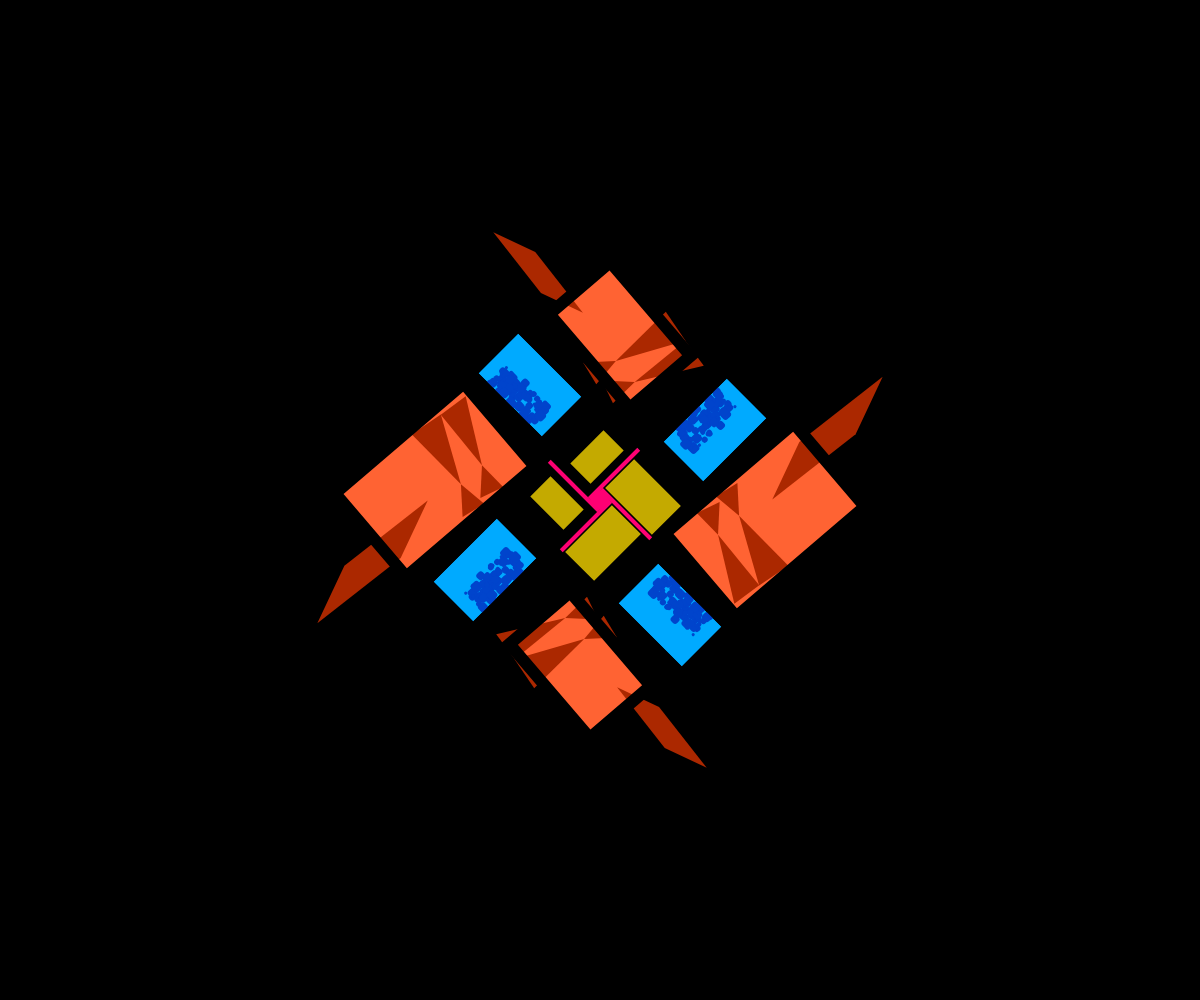
Frame 1 (no input)
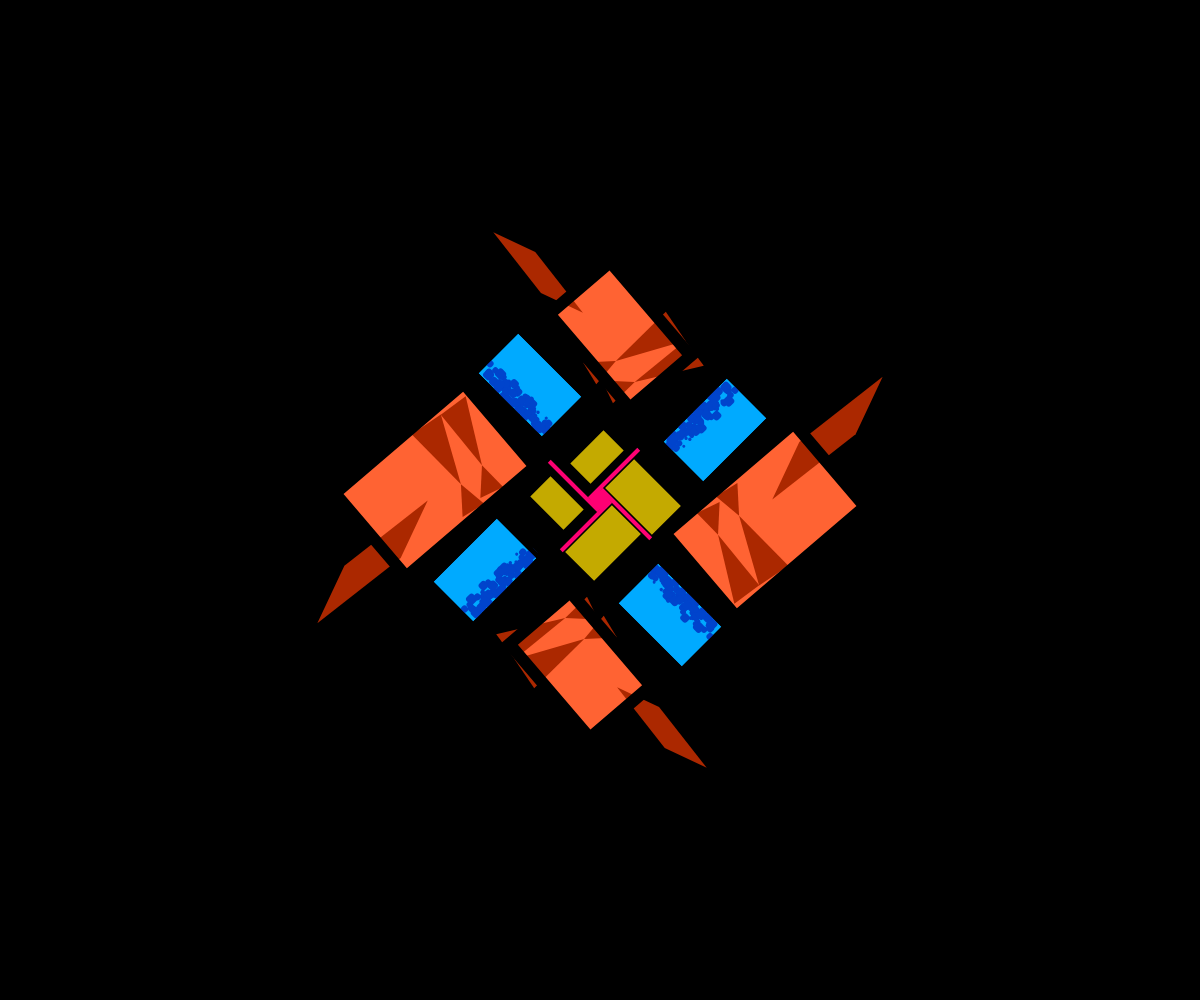
Frame 60 (no input)
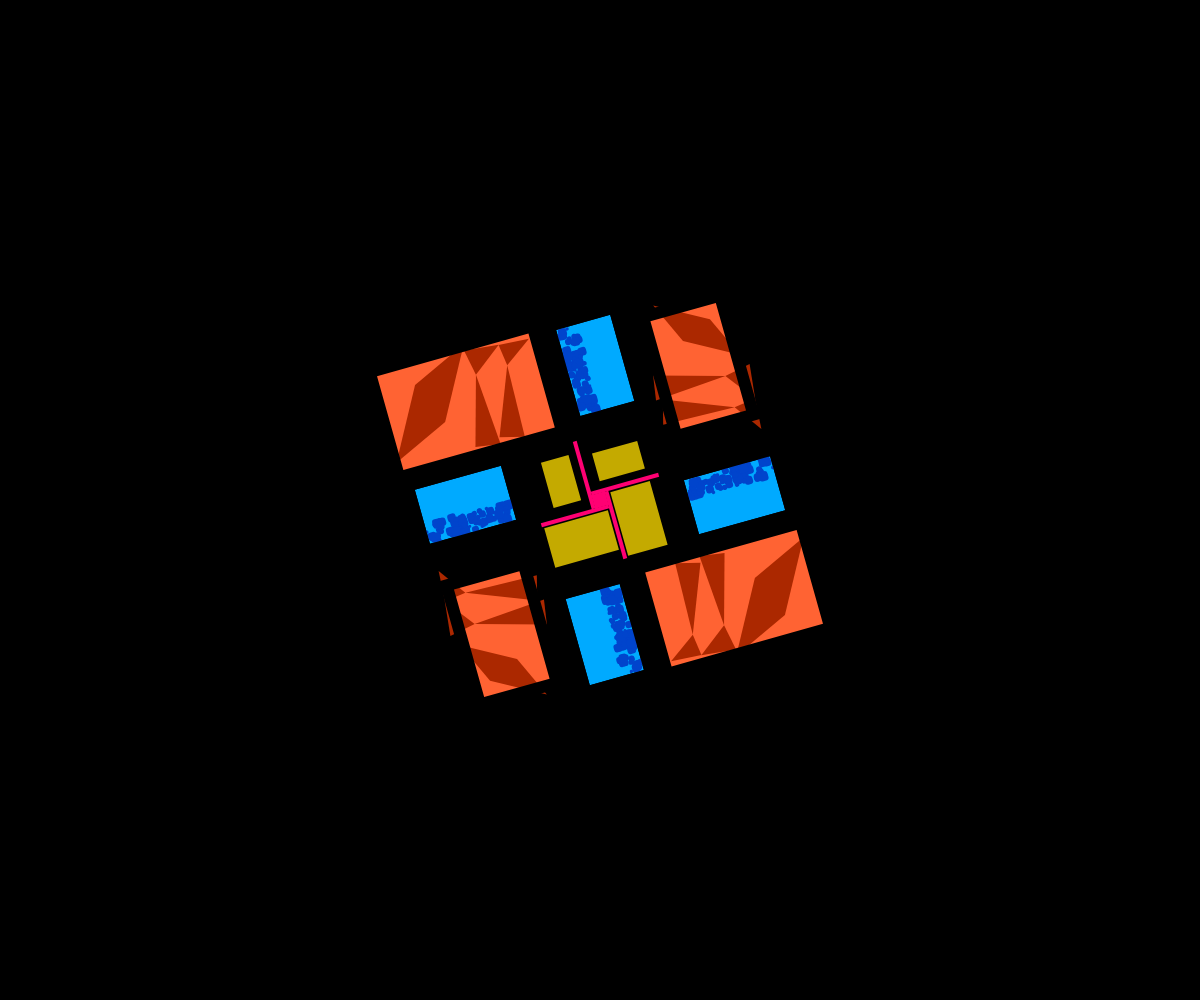
Frame 120 (the mouse pressed at the canvas centre since frame 60)

The p5.js sketch that drew these frames (run headless with seeded random() and noise() and a simulated clock; from frame 60 on, the mouse is pressed at the canvas centre):

// p5.js sketch
// ── sketch.js
var sizo1, sizo2, sizo3;
var qteDeRectRandom;
var c;
var rectRandom1, rectRandom2, rectRandom3, rectRandom4;
var randWhenReleased1, randWhenReleased2, randWhenReleased3, randWhenReleased4, randWhenReleased5, randWhenReleased6, randWhenReleased7, randWhenReleased8;
var rectGros1;
var rectGros2;
var rectGros3;
var rectGros4;

var rectMoyen1;
var rectMoyen1Stroke;
var rectMoyen2;
var rectMoyen2Stroke;
var rectMoyen3;
var rectMoyen3Stroke;
var rectMoyen4;
var rectMoyen4Stroke;

var rectPetit1;
var rectPetit2;
var rectPetit3;
var rectPetit4;

var rectRose1;
var rectRose2;
var rectRose3;
var rectRose4;

var ecartMouseXWhenClick;
var ecartMouseYWhenClick;
var mouseXWhenClick;
var mouseYWhenClick;

var xTri;
var yTri;

var bgColor;
var momentClick;
var strokeColor;

var textureBleueFoncee = [];
var newClick;

var changeMomentClick;
var distSourisMid;

function setup() {
  createCanvas(windowWidth, windowHeight);
  colorMode(HSB);
  angleMode(RADIANS);
  rectMode(CENTER);

  sizo1 = random(0.7, 1.3);
  sizo2 = random(0.7, 1.3);
  sizo3 = random(0.5, 2);

  newClick = true;
  randWhenReleased1 = 0;
  randWhenReleased2 = 0;
  randWhenReleased3 = 0;
  randWhenReleased4 = 0;
  randWhenReleased5 = 0;
  randWhenReleased6 = 0;
  randWhenReleased7 = 0;
  randWhenReleased8 = 0;


  rectGros1 = new RectOP();
  rectGros2 = new RectOP();
  rectGros3 = new RectOP();
  rectGros4 = new RectOP();

  rectMoyen1 = new RectBleu();
  rectMoyen1Stroke = new RectBleu();
  rectMoyen2 = new RectBleu();
  rectMoyen2Stroke = new RectBleu();
  rectMoyen3 = new RectBleu();
  rectMoyen3Stroke = new RectBleu();
  rectMoyen4 = new RectBleu();
  rectMoyen4Stroke = new RectBleu();

  rectPetit1 = new RectBrun();
  rectPetit2 = new RectBrun();
  rectPetit3 = new RectBrun();
  rectPetit4 = new RectBrun();

  rectRose1 = new rectRose();
  rectRose2 = new rectRose();
  rectRose3 = new rectRose();
  rectRose4 = new rectRose();
  rectRose5 = new rectRose();

  xTri = 40;
  yTri = 55;


  bgColor = 0;

  changeMomentClick = true;
  strokeColor = 0;

  for (var i = 0; i < 75; i++) {
    textureBleueFoncee[i] = new CarreFonce();
  }

  qteDeRectRandom = random(1, 11);


  background(0);

  frameRate(60);
}


function mouseReleased() {
  xTri = random(0, 50);
  background(0);
  changeMomentClick = true;

}

function draw() {
  translate(width / 2, height / 2);
  distSourisMid = dist(width / 2, height / 2, mouseX, mouseY);

  push();
  rotate(PI / 4);
  fill(333, 144, 200);
  noStroke();
  rect(11, 11, 124, 142);
  pop();
  if (mouseIsPressed) {
    //  var distSourisMid = dist(width/2,height/2, mouseX,mouseY);
    rotate(PI / 4 + mouseX * 0.01);
    rotate(random(0.01, map(distSourisMid, 0, width + 100, 0, 0.7)));
    xTri = random(-10, map(distSourisMid, 0, width + 100, 0, 1111));
    if (changeMomentClick) {
      momentClick = millis();
      changeMomentClick = false;
    }
    if (millis() - momentClick > 3000) {
      bgColor = random(0, 40);
      background(bgColor);
      strokeColor = bgColor;
    } else {
      background(0);
      strokeColor = 0;
    }
  } else {
    background(0);
    strokeColor = 0;
  }



  /////////////////////////////ORANGE

  //rect droite
  rectGros1.size = sizo1 + randWhenReleased5 * 0.025;
  rectGros1.xTrans = +165;
  rectGros1.yTrans = +20;
  rectGros1.rotAngle = 5 * PI / 4;
  rectGros1.drawRect();

  //rect gauche
  rectGros2.size = sizo1 + randWhenReleased8 * 0.025;
  rectGros2.xTrans = -165;
  rectGros2.yTrans = -20;
  rectGros2.rotAngle = PI / 4;
  rectGros2.drawRect();

  //rect bot
  rectGros3.size = sizo2 + randWhenReleased6 * 0.025;
  rectGros3.xTrans = -20;
  rectGros3.yTrans = +165;
  rectGros3.rotAngle = 7 * PI / 4;
  rectGros3.drawRect();

  //rect top
  rectGros4.size = sizo2 + randWhenReleased7 * 0.025;
  rectGros4.xTrans = +20;
  rectGros4.yTrans = -165;
  rectGros4.rotAngle = 3 * PI / 4;
  rectGros4.drawRect();


  /////////////////////////////BLEU

  //rect droite
  rectMoyen1.xTrans = +115;
  rectMoyen1.yTrans = -70;
  rectMoyen1.rotAngle = PI / 4;
  rectMoyen1.drawRect();
  push();
  rotate(3 * PI / 2);
  noStroke();
  BlocTextureFoncee();
  pop();
  push();
  rectMoyen1Stroke.xTrans = +115;
  rectMoyen1Stroke.yTrans = -70;
  rectMoyen1Stroke.rotAngle = PI / 4;
  rectMoyen1Stroke.alphaValue = 0;
  rectMoyen1Stroke.drawRect();
  pop();

  //rect gauche
  rectMoyen2.xTrans = -115;
  rectMoyen2.yTrans = +70;
  rectMoyen2.rotAngle = PI / 4;
  rectMoyen2.drawRect();
  push();
  rotate(3 * PI / 6);
  noStroke();
  BlocTextureFoncee();
  pop();
  push();
  rectMoyen2Stroke.xTrans = -115;
  rectMoyen2Stroke.yTrans = +70;
  rectMoyen2Stroke.rotAngle = PI / 4;
  rectMoyen2Stroke.alphaValue = 0;
  rectMoyen2Stroke.drawRect();
  pop();

  //rect bot
  rectMoyen3.xTrans = +70;
  rectMoyen3.yTrans = +115;
  rectMoyen3.rotAngle = 3 * PI / 4;
  rectMoyen3.drawRect();
  push();
  noStroke();
  BlocTextureFoncee();
  pop();
  push();
  rectMoyen3Stroke.xTrans = 70;
  rectMoyen3Stroke.yTrans = 115;
  rectMoyen3Stroke.rotAngle = 3 * PI / 4;
  rectMoyen3Stroke.alphaValue = 0;
  rectMoyen3Stroke.drawRect();
  pop();

  //rect top
  rectMoyen4.size = 0.63;
  rectMoyen4.xTrans = -70;
  rectMoyen4.yTrans = -115;
  rectMoyen4.rotAngle = 3 * PI / 4;
  rectMoyen4.drawRect();
  push();
  noStroke();
  rotate(2 * PI / 2);
  BlocTextureFoncee();
  pop();
  push();
  rectMoyen4Stroke.xTrans = -70;
  rectMoyen4Stroke.yTrans = -115;
  rectMoyen4Stroke.rotAngle = 3 * PI / 4;
  rectMoyen4Stroke.alphaValue = 0;
  rectMoyen4Stroke.drawRect();
  pop();


  /////////////////////////////BRUN

  //rect droite
  rectPetit1.size = 0.42 * sizo1;
  rectPetit1.xTrans = +43 + randWhenReleased1;
  rectPetit1.yTrans = -3 + randWhenReleased2;
  rectPetit1.rotAngle = 3 * PI / 4;
  rectPetit1.drawRect();

  //rect gauche
  rectPetit2.size = 0.42 * sizo2;
  rectPetit2.xTrans = -43 + randWhenReleased1;
  rectPetit2.yTrans = +3 + randWhenReleased4;
  rectPetit2.rotAngle = 3 * PI / 4;
  rectPetit2.drawRect();

  //rect bot
  rectPetit3.size = 0.42 * sizo1;
  rectPetit3.xTrans = +3 + randWhenReleased3;
  rectPetit3.yTrans = +43 + randWhenReleased2;
  rectPetit3.rotAngle = PI / 4;
  rectPetit3.drawRect();

  //rect top
  rectPetit4.size = 0.42 * sizo2;
  rectPetit4.xTrans = -3 + randWhenReleased2;
  rectPetit4.yTrans = -43 + randWhenReleased4;
  rectPetit4.rotAngle = PI / 4;
  rectPetit4.drawRect();


  /////////////////////////////ROSE
  //grosses barres roses
  if (mouseIsPressed) {
    if (millis() - momentClick > 1000) {
      push();
      noStroke();
      fill(14, 80 + 150, 167 - 100);
      shearY(PI / 6 + distSourisMid * 0.01);
      rect(random(0, width), random(0, height), 100, 100);
      pop();
      if (millis() - momentClick > 5000) {
        rotate(random(0, 2 * PI));
        rectRose5.a = random(0, 1);
        rectRose5.size = random(width * 0.002, width * 0.1002);
        rectRose5.xTrans = 0;
        rectRose5.yTrans = 0;
        rectRose5.rotAngle = 3 * PI / 4;
        rectRose5.drawRect();
        if (millis() - momentClick > 7500) {
          rectRose5.size = random(width * 0.002, width * 0.1002);
          rectRose5.xTrans = 0;
          rectRose5.yTrans = 0;
          rectRose5.rotAngle = 3 * PI / 4;
          rectRose5.drawRect();
          rectRose5.size = random(width * 0.002, width * 0.1002);
          rectRose5.xTrans = 0;
          rectRose5.yTrans = 0;
          rectRose5.rotAngle = 3 * PI / 4;
          rectRose5.drawRect();
          if (millis() - momentClick > 10000) {
            blendMode(SCREEN);
            frameRate(4);
          }
        }
      }
      newClick = false;
    }
  } else {
    //    newClick = true;
    blendMode(BLEND);
    frameRate(60);
    momentClick = millis();
  }
  //rect gauche
  rectRose1.size = 1;
  rectRose1.xTrans = -26;
  rectRose1.yTrans = -14;
  rectRose1.rotAngle = 3 * PI / 4;
  rectRose1.drawRect();

  //rect droite
  rectRose2.size = 1;
  rectRose2.xTrans = 26;
  rectRose2.yTrans = 14;
  rectRose2.rotAngle = 3 * PI / 4;
  rectRose2.drawRect();

  //rect bot
  rectRose3.size = 1;
  rectRose3.xTrans = -14;
  rectRose3.yTrans = 26;
  rectRose3.rotAngle = PI / 4;
  rectRose3.drawRect();

  //rect top
  rectRose4.size = 1;
  rectRose4.xTrans = 14;
  rectRose4.yTrans = -26;
  rectRose4.rotAngle = PI / 4;
  rectRose4.drawRect();

  //carre rose mid
  push();
  rotate(PI / 4);
  fill(333, 144, 200);
  noStroke();
  rect(0, 0, 14, 14);
  pop();

}

function WindowResize() {
  resizeCanvas(windowWidth, windowHeight);
}

function RectOP() {
  this.size = 1;
  this.drawRect = function() {
    push();
    translate(this.xTrans + randWhenReleased3, this.yTrans + randWhenReleased4);
    rotate(this.rotAngle + randWhenReleased1 * 0.005); //rot on itself
    rotate(distSourisMid * 0.0001);
    fill(14, 80, 167);
    push();
    noStroke();
    rect(0, 0, 97 * this.size, 150 * this.size);
    pop();

    //rect fonce
    push();
    noStroke();
    fill(14, 80 + 150, 167 - 100);
    push();
    rotate(.1);
    shearX(PI / 6);
    shearY(PI / 6 + distSourisMid * 0.01);
    translate(-25, 50);
    rect(0, 0, 100 * this.size * 0.3 * sizo3, 100 * this.size * 0.3 * sizo3);
    pop();
    translate(-20, -72);

    triangle(xTri, yTri, 70, 50, 66, 75);
    triangle(xTri, yTri, -30, 60, -26, 25);
    translate(5, -32);
    rotate(0.1);
    triangle(xTri, yTri, 70, 50, 66, 75);
    triangle(xTri, yTri, -25, 60, -26, 29);
    pop();

    //rect contours
    noFill();
    stroke(strokeColor);
    strokeWeight(12);
    rect(0, 0, 97 * this.size, 150 * this.size);
    pop();
  }
}


function RectBrun() {
  this.size = 1;
  this.drawRect = function() {
    push();
    translate(this.xTrans, this.yTrans);
    rotate(this.rotAngle); //rot on itself
    fill(52, 240, 77);
    push();
    noStroke();
    rect(0, 0, 97 * this.size, 150 * this.size);
    pop();

    //rect contours
    noFill();
    stroke(strokeColor);
    strokeWeight(5);
    rect(0, 0, 97 * this.size, 150 * this.size);
    pop();
  }

}

function RectBleu() {
  this.size = 0.63;
  this.drawRect = function() {
    push();
    translate(this.xTrans, this.yTrans);
    rotate(this.rotAngle); //rot on itself
    fill(200, 240, 113, this.alphaValue);
    stroke(strokeColor);
    strokeWeight(5);
    rect(0, 0, 97 * this.size, 150 * this.size);
    pop();
  }
}

function BlocTextureFoncee() {
  var qteDeCarres = textureBleueFoncee.length;
  for (var i = 0; i < qteDeCarres; i++) {
    var c = textureBleueFoncee[i];
    c.draw();
  }
}

function CarreFonce() {
  this.x = random(40, 100);
  this.y = random(70, 100);
  this.size = random(3, 10);

  this.draw = function() {
    push();
    translate(90, -5);
    rotate(PI / 4);
    if (this.x >= 115) {
      this.x = this.x + random(-2, 0);
    }
    if (this.x < 115) {
      this.x = this.x + random(-1, 1);
    }
    if (this.x <= 25) {
      this.x = this.x + random(0, 2);
    } else this.x = this.x + random(-1, 1);

    if (this.y >= 90) {
      this.y = this.y + random(-2, 0);
    }
    if (this.y < 90) {
      this.y = this.y + random(-1, 1);
    }
    if (this.y <= 72) {
      this.y = this.y + random(0, 2);
    } else this.y = this.y + random(-1, 1);

    //    this.y = this.y + random(-1,1);
    fill(220, 100, 80);
    rect(this.x, this.y, this.size, this.size, 3);
    pop();
  }
}

function rectRose() {
  this.size = 1;
  this.a = 1;
  this.drawRect = function() {
    push();
    translate(this.xTrans + randWhenReleased1, this.yTrans + randWhenReleased2);
    rotate(this.rotAngle); //rot on itself
    fill(333, 140, 200, this.a);
    strokeWeight();
    rect(0, 0, 4 * this.size, 70 * this.size);
    pop();
  }
}

function mouseReleased() {
  randWhenReleased1 = random(-30, 30);
  randWhenReleased2 = random(-30, 30);
  randWhenReleased3 = random(-30, 30);
  randWhenReleased4 = random(-30, 30);
  randWhenReleased5 = random(0, 30);
  randWhenReleased6 = random(0, 30);
  randWhenReleased7 = random(0, 30);
  randWhenReleased8 = random(0, 30);


  momentClick = millis();
}
